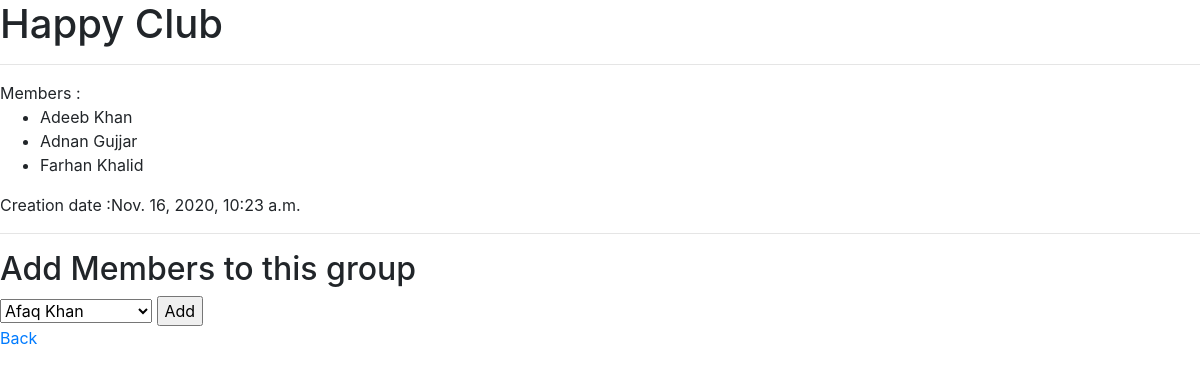
Page /ADPCS/group/1 on the committed database.
### ADPCS/models.py (models this page shows, shortened)
class Group(models.Model):
	name = models.CharField(max_length=64)
	members = models.ManyToManyField(Student, blank=True, related_name='group_members')
	created_at = models.DateTimeField()

class Student(models.Model):
	name = models.CharField(max_length=64)
	email = models.EmailField(max_length=64)
	age = models.IntegerField()

### ADPCS/views.py (the view)
# urls.py: path('group/<int:id>', views.group_details, name='group_details'),
def group_details(request, id):
	group = Group.objects.get(pk=id)
	context = {
		'group':Group.objects.get(pk=id),
		'members': group.members.all(),
		'non_members': Student.objects.exclude(group_members=group).all()
	}
	return render(request, 'ADPCS/group_details.html', context)

### ADPCS/templates/ADPCS/group_details.html (shortened to what this page needs)
{% extends 'ADPCS/master.html' %}
{% block body %}
	<h1>{{ group.name }}</h1>
	<hr>
	Members :
	<ul>
		{% for member in members %}
		<li>{{ member.name }}</li>
		{% endfor %}
	</ul>
	Creation date :{{ group.created_at }}
	<br>
	<hr>
	<h2>Add Members to this group</h2>
	<form action="{% url 'ADPCS:add_in_group' group.id %}" method="post">
		<select name="member">
			{% for members in non_members %}
				<option value="{{ members.id }}">{{ members.name }}</option>
			{% endfor %}
		</select>
		<input type="submit" value="Add">
	</form>
	<a href="{% url 'ADPCS:groups' %}">Back</a>
{% endblock %}

### rows in the picture
Group: name "Happy Club", created_at "Nov. 16, 2020, 10:23 a.m."
Student: name "Adeeb Khan"
Student: name "Adnan Gujjar"
Student: name "Farhan Khalid"

### other values in the picture
form field member "Afaq Khan"
